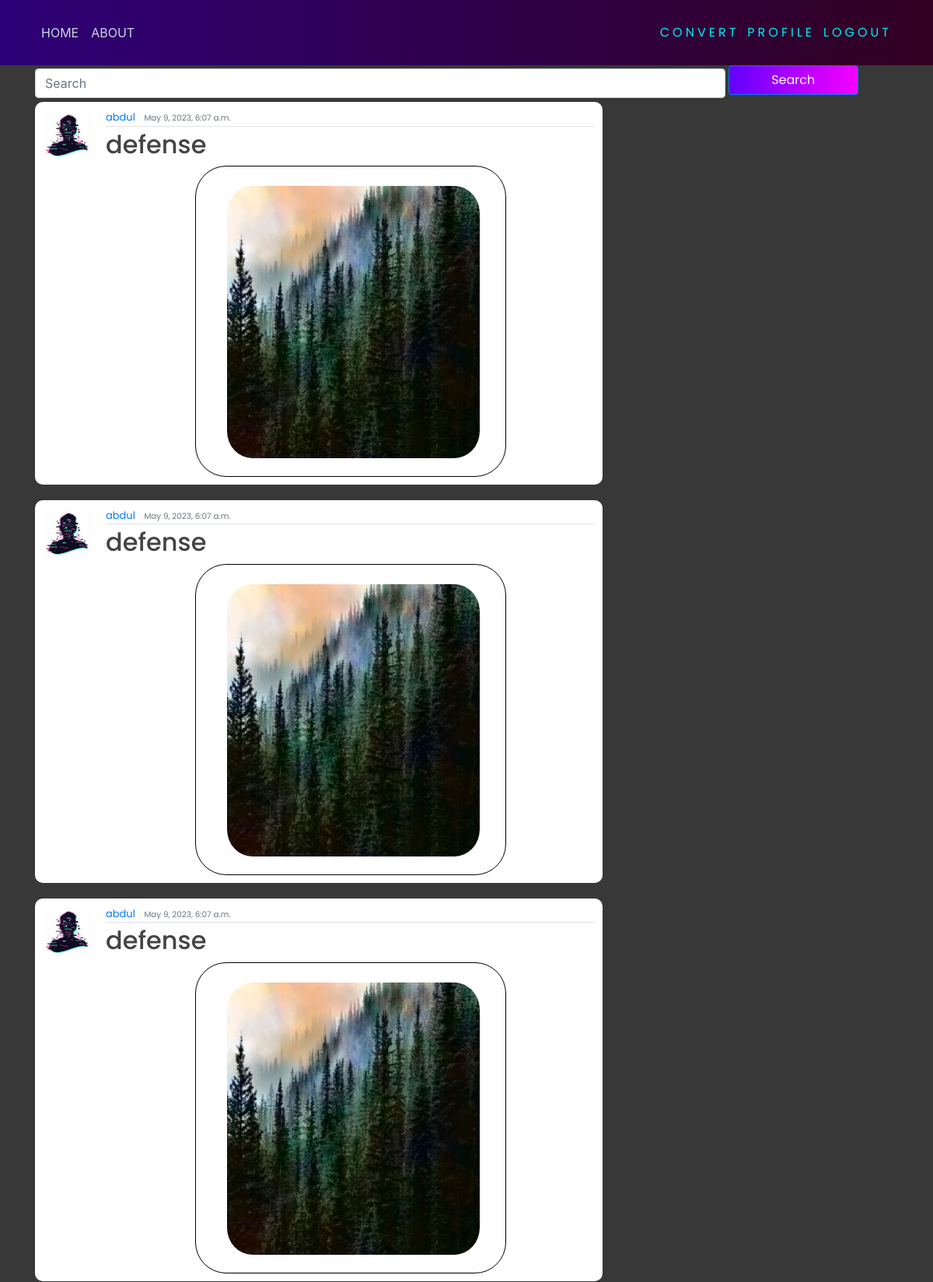
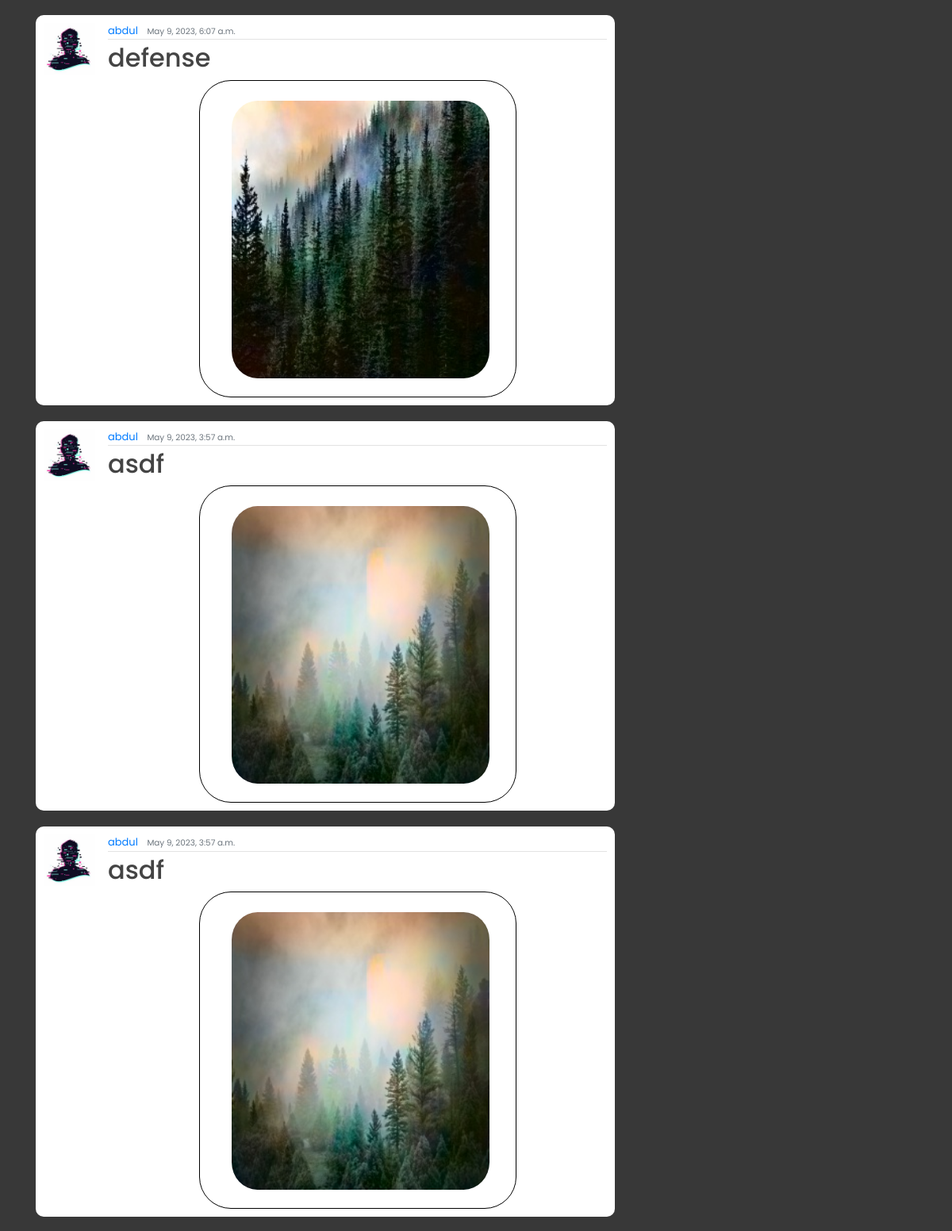
/ (signed in, upper part), run on the app's committed database (2 pictures, top to bottom).
### blog/models.py (models this page shows, shortened)
class Post(models.Model):
    title = models.CharField(max_length = 200)
    date_posted = models.DateTimeField(default=timezone.now)
    image = models.ImageField(upload_to="images/")
    author = models.ForeignKey(User, on_delete=models.CASCADE)

### users/models.py (models this page shows, shortened)
class Profile(models.Model):
    user = models.OneToOneField(User, on_delete=models.CASCADE)
    image = models.ImageField(default='default.jpg', upload_to='profile_pics/')

### blog/views.py (the view)
# urls.py: path('', PostListView.as_view(), name="blog-home"),
class PostListView(LoginRequiredMixin, ListView):
    model = Post
    template_name = 'home.html'
    context_object_name = 'posts'
    ordering = ["-date_posted"]

### templates/home.html
{% extends 'base.html' %}
{% block content %}
     {% for posts in posts %}
        <article class="media content-section">
            <img class="rounded-cirlce article-img" src="{{ posts.author.profile.image.url }}" alt="">
            <div class="media-body">
              <div class="article-metadata" >
                <a class="mr-2" href="#">{{ posts.author }}</a>
                <small class="text-muted">{{ posts.date_posted }}</small>
              </div>
              <h2><a class="article-title" href="{% url 'blog-detail' posts.id %}">{{ posts.title }}</a></h2>
              <div class="container" >
                <div class="container" style="border-radius: 10px; width: 400px; height: 400px; border: 1px solid black; border-radius: 10%;">
                <a class="article-img" href="{% url 'blog-detail' posts.id %}"><img class="photo" src="{{ posts.image.url }}" style="margin:25px; height: 350px; width: 325px; border-radius: 10%;" alt=""></a>
                </div>
              </div>
            </div>
            <br>
          </article>
    {% endfor  %}
{% endblock content %}

### static/main.css (style rules this page uses)
body { background-color: rgb(56, 56, 56); margin-top: 5rem; background-size: contain; background-repeat: no-repeat; }
h1, h2, h3, h4, h5, h6, p { color: #444444; font-family: 'Poppins', sans-serif; }
.content-section { background: #ffffff; padding: 10px 10px; border-radius: 10px; margin-bottom: 20px; }
.article-title { color: #444444; }
.article-img { height: 65px; width: 65px; margin-right: 16px; }
.article-metadata { font-family: 'Poppins', sans-serif; padding-bottom: 1px; margin-bottom: 4px; font-size: 13px; border-bottom: 1px solid #e3e3e3 }
.photo { height: 300px; width: 300px; margin-right: 16px; }

### data on the page
Post: author.profile.image (placeholder picture), author "abdul", date_posted "May 9, 2023, 6:07 a.m.", title "defense", image (picture)
Post: author.profile.image (placeholder picture), author "abdul", date_posted "May 9, 2023, 6:07 a.m.", title "defense", image (picture)
Post: author.profile.image (placeholder picture), author "abdul", date_posted "May 9, 2023, 6:07 a.m.", title "defense", image (picture)
Post: author.profile.image (placeholder picture), author "abdul", date_posted "May 9, 2023, 6:07 a.m.", title "defense", image (picture)
Post: author.profile.image (placeholder picture), author "abdul", date_posted "May 9, 2023, 3:57 a.m.", title "asdf", image (picture)
Post: author.profile.image (placeholder picture), author "abdul", date_posted "May 9, 2023, 3:57 a.m.", title "asdf", image (picture)
